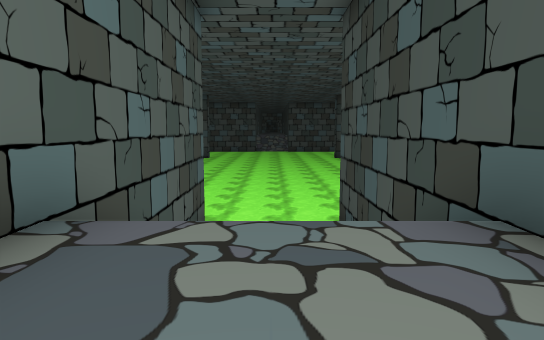
View 1 (above)

17 first-person views from a walk through a 3-D level made in the Unity game engine. The camera is 1.2 m above the floor, tilts 6° down and sees 70° across. Doors are open. The floor is counted in squares, 2 m on a side. Each view is taken from the middle of a square. On the plan, view 1 faces up. The plan holds only what a view shows up to about 11 squares ahead; the rest is blank. The place goes on beyond the plan. Some animated figures are left out. Some surface patterns are stand-ins.

View 2
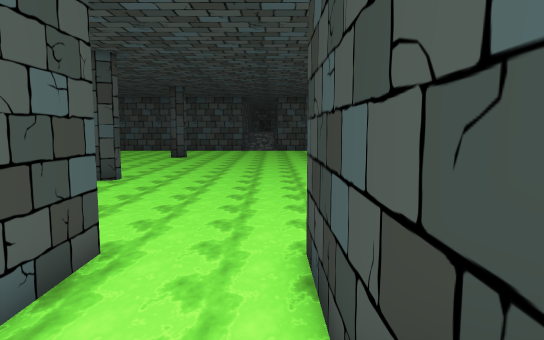

View 3
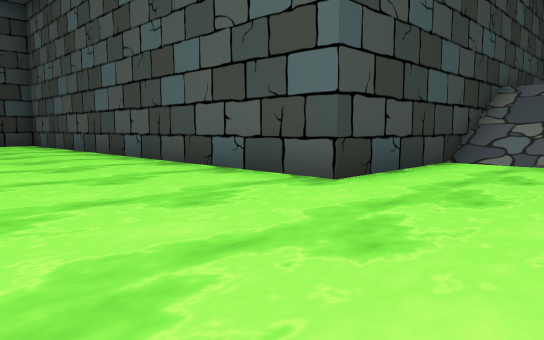

View 4
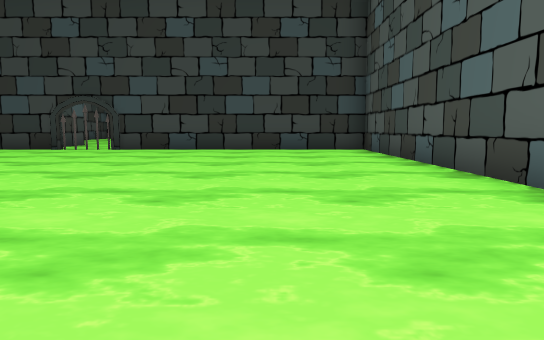

View 5
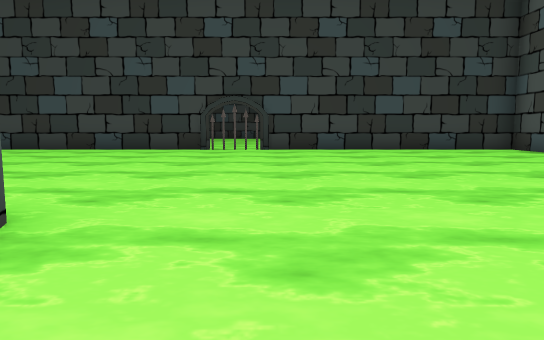

View 6
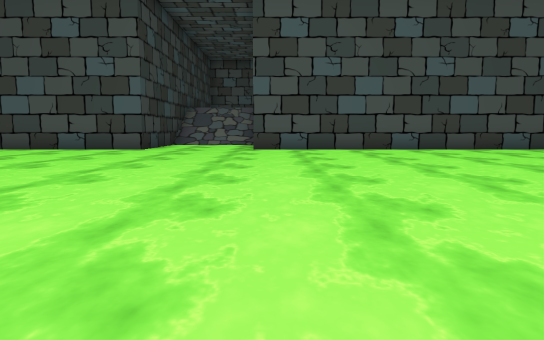

View 7
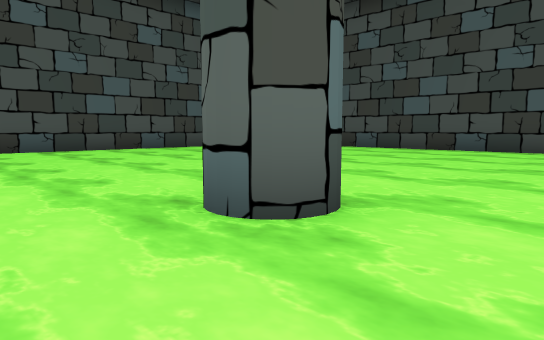

View 8
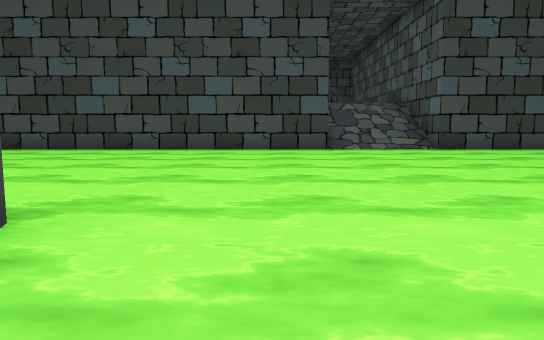

View 9
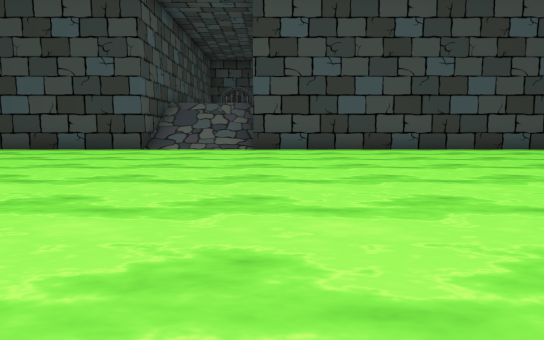

View 10
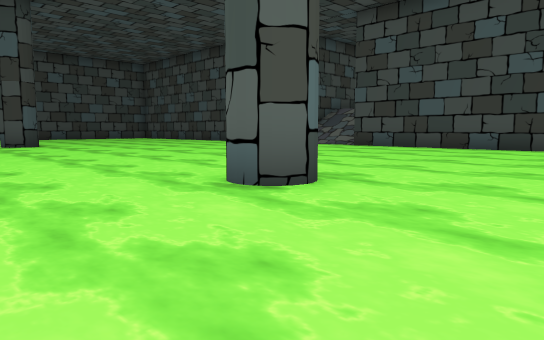

View 11
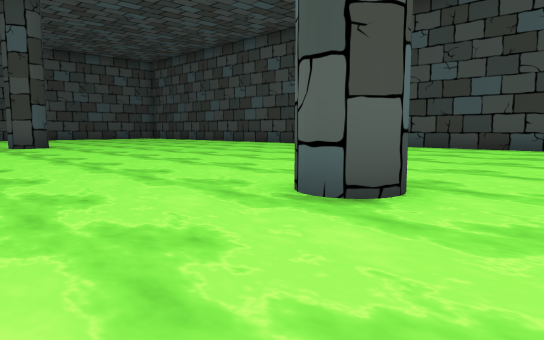

View 12
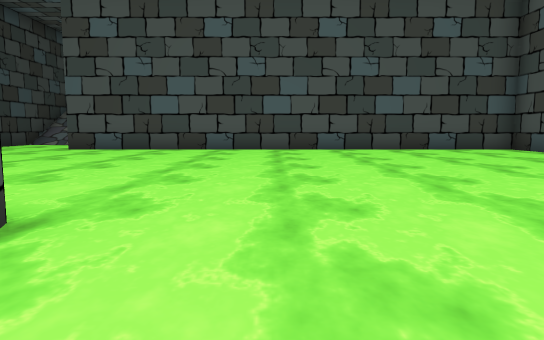

View 13
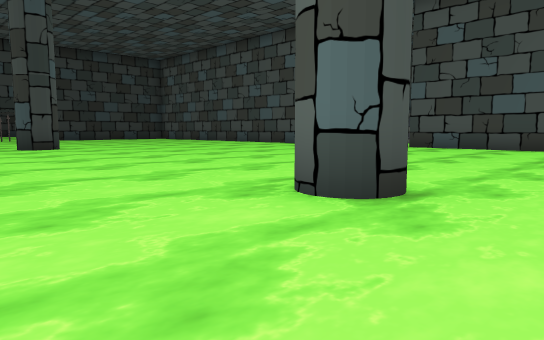

View 14
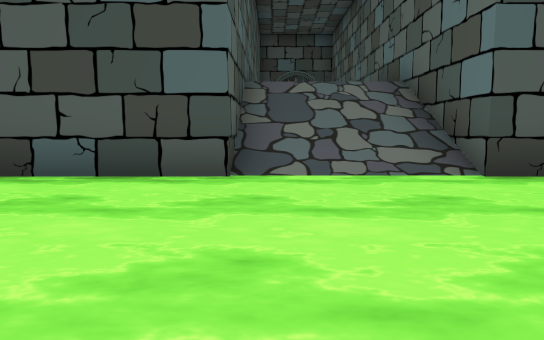

View 15
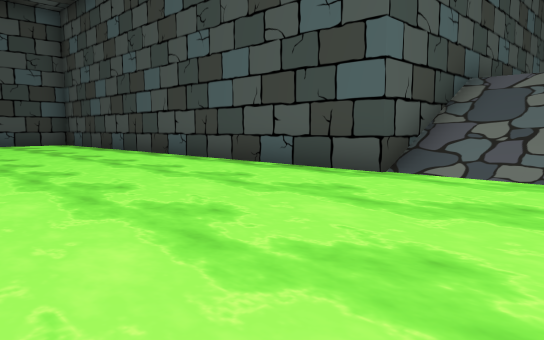

View 16
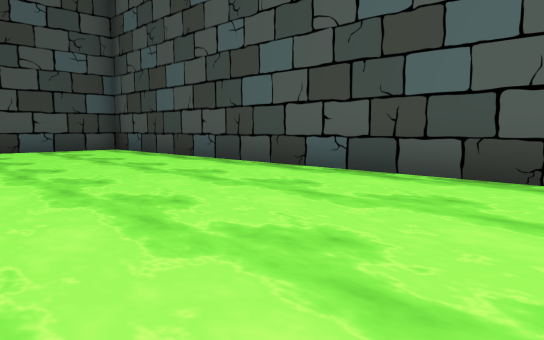

View 17
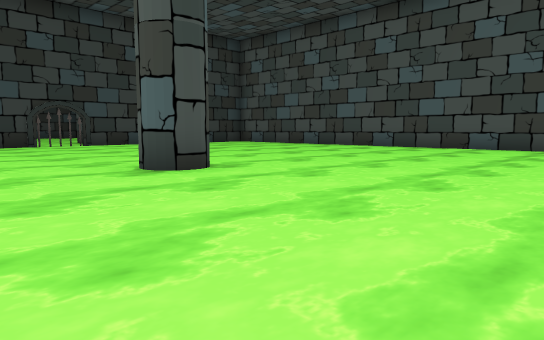

### Floor plan
Key: @ floor where view 1 was taken; # wall or solid block; . floor; / step, stairs or slope; ~ slime the walk can cross.
Columns run from 22 left of view 1 to 14 right of it. Each row starts with its distance up from view 1.
 31         #~       ~~~~
 30         #~~~~~~~~~~~~
 29         #~~~~~~~~~~~~
 28         #~~~~~~~~#~~~
 27         #~~~~~~~~~~~~
 26         #~~~~~~~~~~~
 25         #~~~~~~~~~~~
 24   #######~~~~~~~~~~~
 23       ///~~~~~~~~~~~
 22       ///~~~~~~~~~~~               ~
 21       ///~~~~~~~~~~              ~~~
 20 #########~~~~~~~~~~   ~~~~      ~~~~
 19         #~~~~~~~~~~~~~~~~~~~~~~~~~~~
 18         #~~~~~~~~~~~~~~~~~~~~~~~~~~~
 17         #~~~~~~~~#~~~~~~~~~#~~~~~~~~#
 16         #~~~~~~~~~~~~~~~~~~~~~~~~~~~
 15         #~~~~~~~~~~~~~~~~~~~~~~~~~~~
 14         #~~~~~~~~~~~~~~~~~~~~~~~~~~~
 13         #~~~~~~~~~~~~~~~~~~~~~~~~~~~
 12         #~~~~~~~~~~~~~~~~~~~~~~~~~~~
 11         #~~~~~~~~~~~~~~~~~~~~~~~~~~~
 10         #~~~~~~~~~~~~~~~~~~~~~~~~~~~
  9         #~~~~~~~~~~~~~~~~~~~~~~~~~~~
  8         #############~~~#############
  7                     #~~~#
  6                     #~~~#
  5                     # //#
  4                     # //#
  3                     #/ /#
  2                     #...#
  1                      ...#
  0                       @ #
 -1                         #

Where each view was taken, in squares from view 1:
view 1: 0 up, 0 right, facing up
view 2: 3 up, 1 right, facing up
view 3: 12 up, 1 left, facing down-right
view 4: 11 up, 3 right, facing right
view 5: 15 up, 3 right, facing right
view 6: 19 up, 2 left, facing down
view 7: 19 up, 3 left, facing down-left
view 8: 19 up, 3 left, facing left
view 9: 24 up, 3 left, facing left
view 10: 31 up, 2 left, facing down-left
view 11: 30 up, 2 left, facing down-left
view 12: 19 up, 7 left, facing down
view 13: 20 up, 7 left, facing down-right
view 14: 21 up, 9 left, facing left
view 15: 23 up, 9 left, facing down-left
view 16: 19 up, 9 left, facing down-left
view 17: 20 up, 0 right, facing down-right
